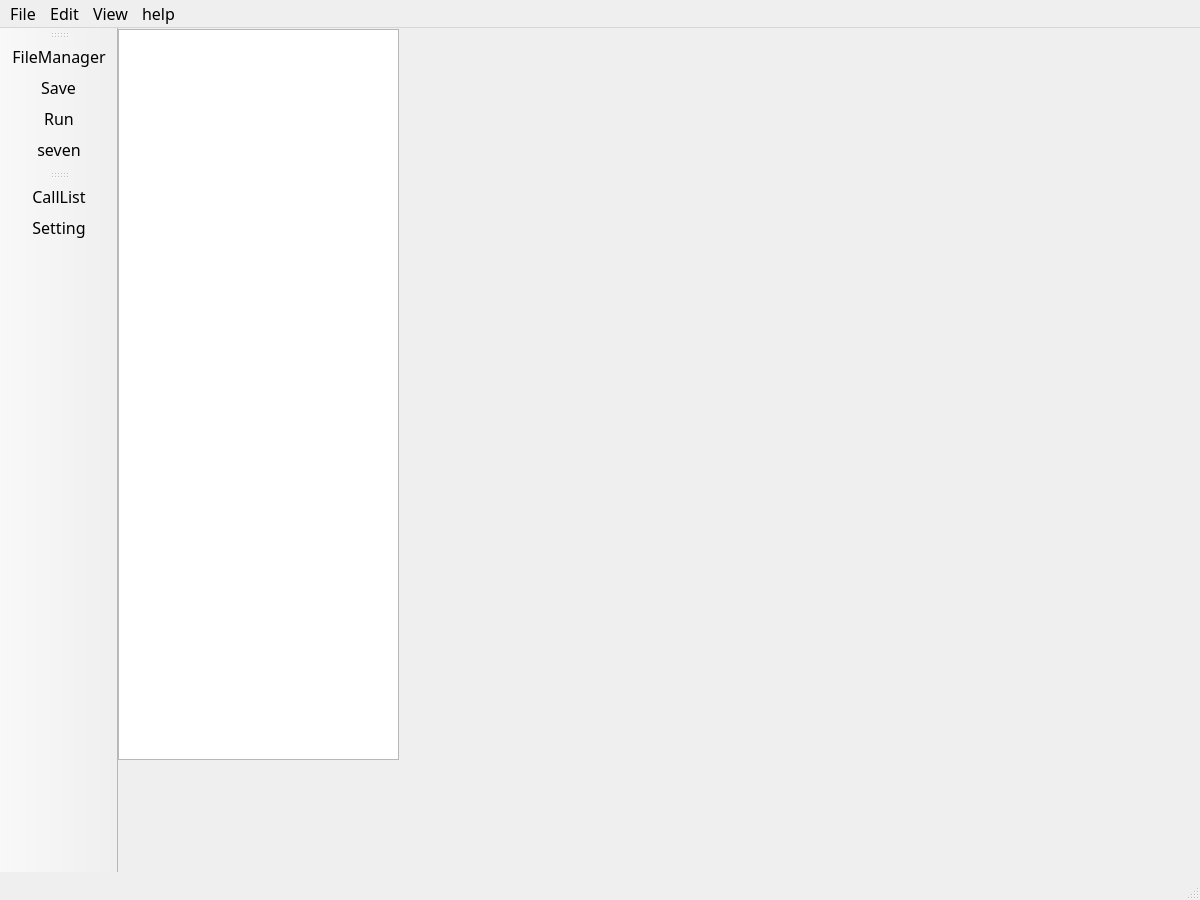
<?xml version="1.0" encoding="UTF-8"?>
<ui version="4.0">
 <class>MainWindow</class>
 <widget class="QMainWindow" name="MainWindow">
  <property name="geometry">
   <rect>
    <x>0</x>
    <y>0</y>
    <width>1200</width>
    <height>900</height>
   </rect>
  </property>
  <property name="maximumSize">
   <size>
    <width>16777215</width>
    <height>16777215</height>
   </size>
  </property>
  <property name="font">
   <font>
    <family>Agency FB</family>
    <pointsize>12</pointsize>
   </font>
  </property>
  <property name="windowTitle">
   <string>MainWindow</string>
  </property>
  <property name="inputMethodHints">
   <set>Qt::ImhNone</set>
  </property>
  <widget class="QWidget" name="centralwidget">
   <widget class="QTreeView" name="treeView">
    <property name="geometry">
     <rect>
      <x>0</x>
      <y>1</y>
      <width>281</width>
      <height>731</height>
     </rect>
    </property>
   </widget>
  </widget>
  <widget class="QMenuBar" name="menubar">
   <property name="geometry">
    <rect>
     <x>0</x>
     <y>0</y>
     <width>867</width>
     <height>31</height>
    </rect>
   </property>
   <property name="font">
    <font>
     <pointsize>12</pointsize>
    </font>
   </property>
   <widget class="QMenu" name="menuFile_F">
    <property name="font">
     <font>
      <pointsize>10</pointsize>
     </font>
    </property>
    <property name="title">
     <string>File</string>
    </property>
    <addaction name="actionNew"/>
    <addaction name="actionOpen"/>
    <addaction name="actionClose"/>
   </widget>
   <widget class="QMenu" name="menuEdit_E">
    <property name="font">
     <font>
      <pointsize>10</pointsize>
     </font>
    </property>
    <property name="title">
     <string>Edit</string>
    </property>
   </widget>
   <widget class="QMenu" name="menuView">
    <property name="font">
     <font>
      <pointsize>10</pointsize>
     </font>
    </property>
    <property name="title">
     <string>View</string>
    </property>
   </widget>
   <widget class="QMenu" name="menuhelp">
    <property name="title">
     <string>help</string>
    </property>
    <addaction name="actionAP"/>
    <addaction name="actionAbout"/>
   </widget>
   <addaction name="menuFile_F"/>
   <addaction name="menuEdit_E"/>
   <addaction name="menuView"/>
   <addaction name="menuhelp"/>
  </widget>
  <widget class="QStatusBar" name="statusbar"/>
  <widget class="QToolBar" name="toolBar">
   <property name="windowTitle">
    <string>toolBar</string>
   </property>
   <attribute name="toolBarArea">
    <enum>LeftToolBarArea</enum>
   </attribute>
   <attribute name="toolBarBreak">
    <bool>false</bool>
   </attribute>
   <addaction name="actionFileManager"/>
   <addaction name="actionSave"/>
   <addaction name="actionRun"/>
   <addaction name="actionseven"/>
  </widget>
  <widget class="QToolBar" name="toolBar_2">
   <property name="enabled">
    <bool>true</bool>
   </property>
   <property name="sizePolicy">
    <sizepolicy hsizetype="Fixed" vsizetype="Preferred">
     <horstretch>0</horstretch>
     <verstretch>0</verstretch>
    </sizepolicy>
   </property>
   <property name="contextMenuPolicy">
    <enum>Qt::DefaultContextMenu</enum>
   </property>
   <property name="acceptDrops">
    <bool>false</bool>
   </property>
   <property name="windowTitle">
    <string>toolBar_2</string>
   </property>
   <property name="layoutDirection">
    <enum>Qt::LeftToRight</enum>
   </property>
   <property name="autoFillBackground">
    <bool>false</bool>
   </property>
   <property name="inputMethodHints">
    <set>Qt::ImhNone</set>
   </property>
   <property name="allowedAreas">
    <set>Qt::LeftToolBarArea</set>
   </property>
   <property name="orientation">
    <enum>Qt::Vertical</enum>
   </property>
   <property name="toolButtonStyle">
    <enum>Qt::ToolButtonIconOnly</enum>
   </property>
   <property name="floatable">
    <bool>false</bool>
   </property>
   <attribute name="toolBarArea">
    <enum>LeftToolBarArea</enum>
   </attribute>
   <attribute name="toolBarBreak">
    <bool>false</bool>
   </attribute>
   <addaction name="actionCallList"/>
   <addaction name="actionSetting"/>
  </widget>
  <action name="actionNew">
   <property name="text">
    <string>New</string>
   </property>
   <property name="toolTip">
    <string>&lt;html&gt;&lt;head/&gt;&lt;body&gt;&lt;p&gt;&lt;span style=&quot; font-size:10pt;&quot;&gt;New&lt;/span&gt;&lt;/p&gt;&lt;/body&gt;&lt;/html&gt;</string>
   </property>
   <property name="font">
    <font>
     <family>Agency FB</family>
     <pointsize>12</pointsize>
    </font>
   </property>
   <property name="shortcut">
    <string>Alt+N</string>
   </property>
  </action>
  <action name="actionOpen">
   <property name="text">
    <string>Open</string>
   </property>
   <property name="toolTip">
    <string>&lt;html&gt;&lt;head/&gt;&lt;body&gt;&lt;p&gt;&lt;span style=&quot; font-size:10pt;&quot;&gt;Open&lt;/span&gt;&lt;/p&gt;&lt;/body&gt;&lt;/html&gt;</string>
   </property>
   <property name="font">
    <font>
     <family>Agency FB</family>
     <pointsize>12</pointsize>
    </font>
   </property>
   <property name="shortcut">
    <string>Alt+O</string>
   </property>
  </action>
  <action name="actionClose">
   <property name="text">
    <string>Close</string>
   </property>
   <property name="toolTip">
    <string>&lt;html&gt;&lt;head/&gt;&lt;body&gt;&lt;p&gt;&lt;span style=&quot; font-size:10pt;&quot;&gt;Close&lt;/span&gt;&lt;/p&gt;&lt;/body&gt;&lt;/html&gt;</string>
   </property>
   <property name="font">
    <font>
     <family>Agency FB</family>
     <pointsize>12</pointsize>
    </font>
   </property>
   <property name="shortcut">
    <string>Alt+C</string>
   </property>
  </action>
  <action name="actionSave">
   <property name="icon">
    <iconset resource="apprcc.qrc">
     <normaloff>:/pic/images/Devices (4).png</normaloff>:/pic/images/Devices (4).png</iconset>
   </property>
   <property name="text">
    <string>Save</string>
   </property>
   <property name="toolTip">
    <string>Save</string>
   </property>
   <property name="shortcut">
    <string>Ctrl+S</string>
   </property>
  </action>
  <action name="actionRun">
   <property name="icon">
    <iconset resource="apprcc.qrc">
     <normaloff>:/pic/images/Arrows and States (9).png</normaloff>:/pic/images/Arrows and States (9).png</iconset>
   </property>
   <property name="text">
    <string>Run</string>
   </property>
   <property name="toolTip">
    <string>Run</string>
   </property>
   <property name="shortcut">
    <string>F5</string>
   </property>
  </action>
  <action name="actionSetting">
   <property name="checkable">
    <bool>false</bool>
   </property>
   <property name="enabled">
    <bool>true</bool>
   </property>
   <property name="icon">
    <iconset resource="apprcc.qrc">
     <normaloff>:/pic/images/icons8-settings_01-96.png</normaloff>:/pic/images/icons8-settings_01-96.png</iconset>
   </property>
   <property name="text">
    <string>Setting</string>
   </property>
   <property name="toolTip">
    <string>Setting</string>
   </property>
   <property name="autoRepeat">
    <bool>true</bool>
   </property>
   <property name="visible">
    <bool>true</bool>
   </property>
  </action>
  <action name="actionFileManager">
   <property name="icon">
    <iconset resource="apprcc.qrc">
     <normaloff>:/pic/images/folder_512.png</normaloff>:/pic/images/folder_512.png</iconset>
   </property>
   <property name="text">
    <string>FileManager</string>
   </property>
  </action>
  <action name="actionCallList">
   <property name="checkable">
    <bool>true</bool>
   </property>
   <property name="icon">
    <iconset resource="apprcc.qrc">
     <normaloff>:/pic/images/list_981x878.png</normaloff>:/pic/images/list_981x878.png</iconset>
   </property>
   <property name="text">
    <string>CallList</string>
   </property>
   <property name="toolTip">
    <string>CallList</string>
   </property>
  </action>
  <action name="actionAP">
   <property name="text">
    <string>AP explain</string>
   </property>
  </action>
  <action name="actionAbout">
   <property name="text">
    <string>About</string>
   </property>
  </action>
  <action name="actionseven">
   <property name="text">
    <string>seven</string>
   </property>
   <property name="toolTip">
    <string>seven</string>
   </property>
  </action>
 </widget>
 <resources>
  <include location="apprcc.qrc"/>
 </resources>
 <connections>
  <connection>
   <sender>actionseven</sender>
   <signal>triggered()</signal>
   <receiver>MainWindow</receiver>
   <slot>close()</slot>
   <hints>
    <hint type="sourcelabel">
     <x>-1</x>
     <y>-1</y>
    </hint>
    <hint type="destinationlabel">
     <x>507</x>
     <y>353</y>
    </hint>
   </hints>
  </connection>
 </connections>
</ui>
